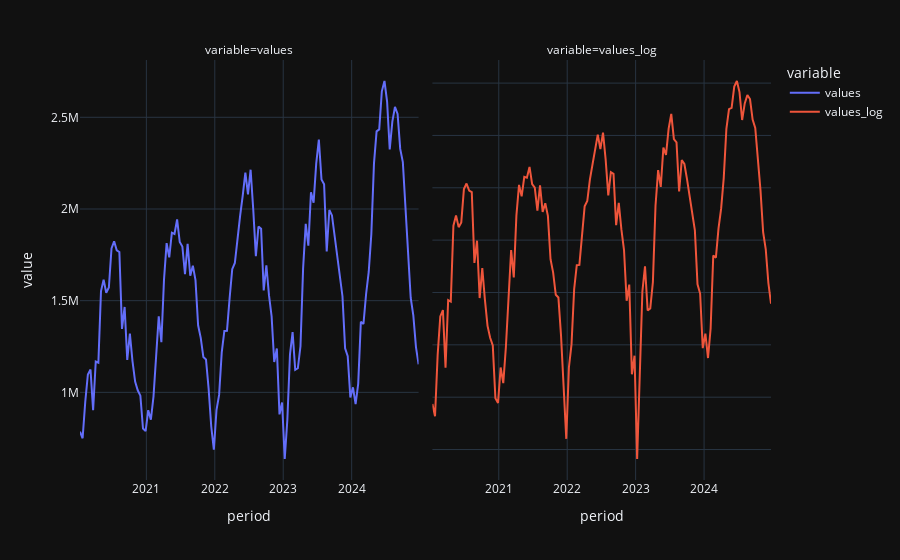

Notebook source saved alongside this figure:
### Code cell
fig = df.plot(facet_col="variable")
fig.update_yaxes(matches=None)
fig.update_layout()

### Figure 1 — Plotly figure (JSON) as saved in the notebook; plotly's stock layout.template omitted (floating-point values rounded to 4 significant figures; data arrays with more than 128 entries replaced by an {"elided": "..."} marker saying what was removed)
{"data": [{"hovertemplate": "variable=values<br>period=%{x}<br>value=%{y}<extra></extra>", "legendgroup": "values", "line": {"color": "#636efa", "dash": "solid"}, "marker": {"symbol": "circle"}, "mode": "lines", "name": "values", "orientation": "v", "showlegend": true, "type": "scatter", "x": {"elided": "130 str values"}, "xaxis": "x", "y": {"elided": "130 float values"}, "yaxis": "y"}, {"hovertemplate": "variable=values_log<br>period=%{x}<br>value=%{y}<extra></extra>", "legendgroup": "values_log", "line": {"color": "#EF553B", "dash": "solid"}, "marker": {"symbol": "circle"}, "mode": "lines", "name": "values_log", "orientation": "v", "showlegend": true, "type": "scatter", "x": {"elided": "130 str values"}, "xaxis": "x2", "y": {"elided": "130 float values"}, "yaxis": "y2"}], "layout": {"annotations": [{"font": {}, "showarrow": false, "text": "variable=values", "x": 0.245, "xanchor": "center", "xref": "paper", "y": 1, "yanchor": "bottom", "yref": "paper"}, {"font": {}, "showarrow": false, "text": "variable=values_log", "x": 0.755, "xanchor": "center", "xref": "paper", "y": 1, "yanchor": "bottom", "yref": "paper"}], "legend": {"title": {"text": "variable"}, "tracegroupgap": 0}, "margin": {"t": 60}, "xaxis": {"anchor": "y", "domain": [0, 0.49], "title": {"text": "period"}}, "xaxis2": {"anchor": "y2", "domain": [0.51, 1], "matches": "x", "title": {"text": "period"}}, "yaxis": {"anchor": "x", "domain": [0, 1], "title": {"text": "value"}}, "yaxis2": {"anchor": "x2", "domain": [0, 1], "showticklabels": false}}}
